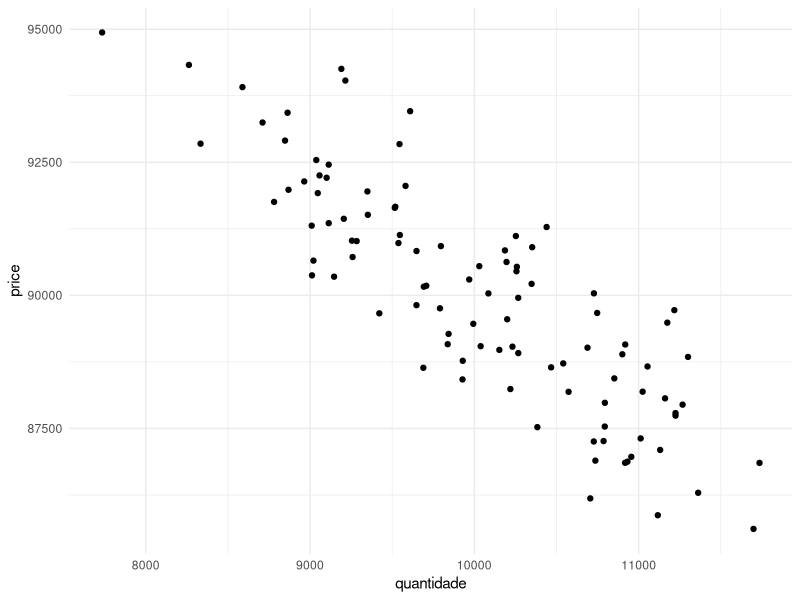
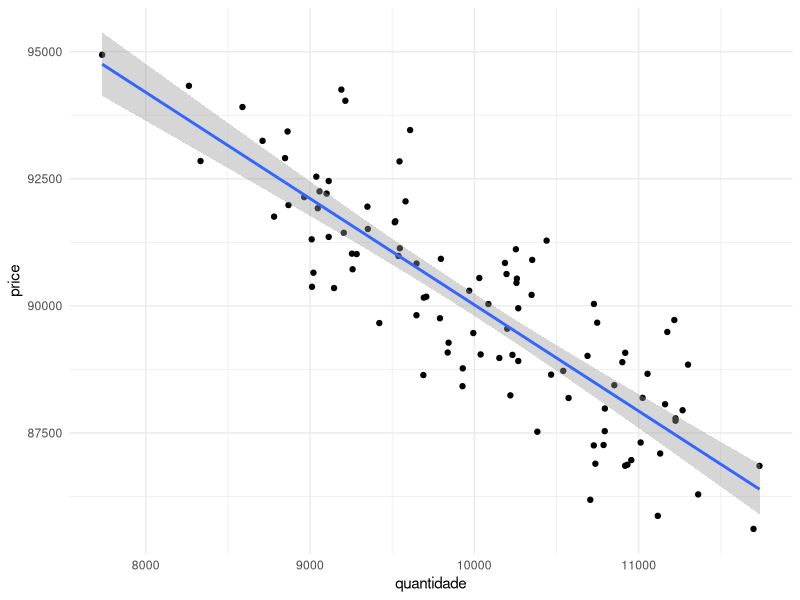
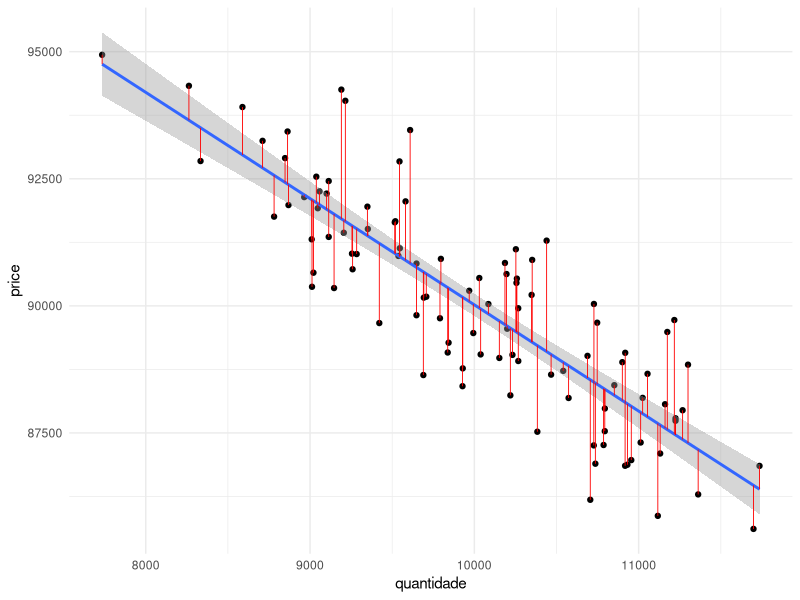
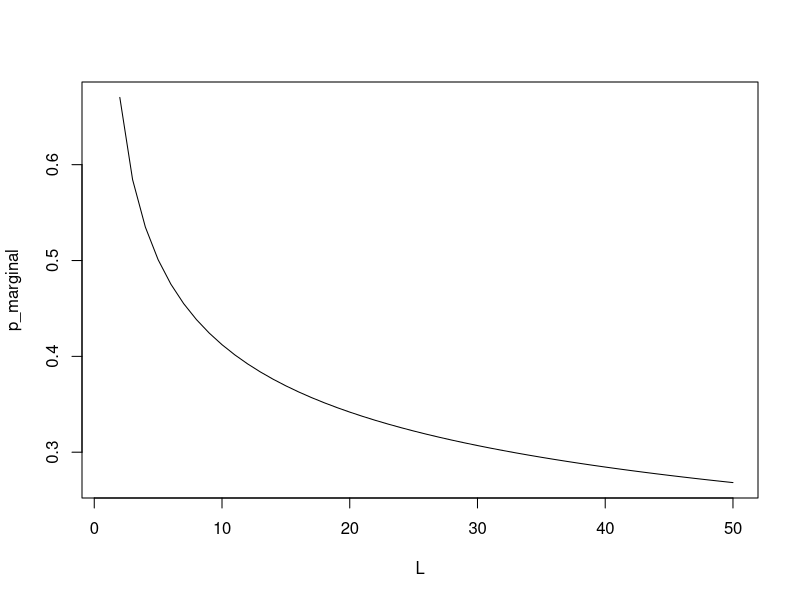
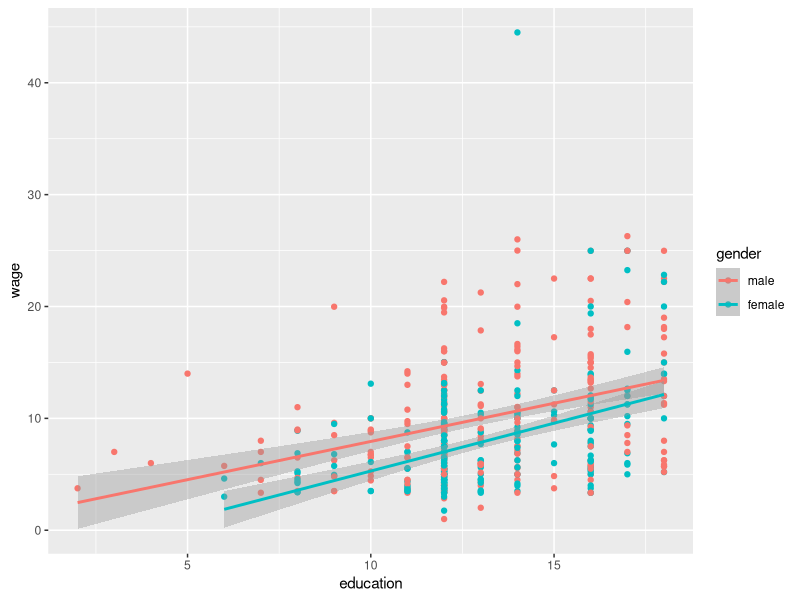

The R script that drew these images, in order:
## ---- chunk 1
knitr::opts_chunk$set(echo = TRUE,
                      include = T,
                      warning = F,
                      message = F,
                      fig.width = 5,
                      fig.height = 3)
library(tidyverse)
library(lubridate)
## ---- chunk 2
set.seed(3)
df <- tibble(quantidade = rnorm(100,mean = 10000,sd = 1000),
       price = 100000 - 2*quantidade + rnorm(100,mean = 10000,sd = 1000))

modelo <- lm(price ~ quantidade,df)

df$fit <- modelo$fitted.values

g1 <- df %>%
ggplot(aes(quantidade,price)) +
  geom_point() +
  theme_minimal()
g1
## ---- chunk 3
g2 <- g1 +
  geom_smooth(method = "lm")
g2
## ---- chunk 4
g2 +
  geom_segment(aes(x=quantidade, 
                   xend=quantidade, 
                   y=fit, 
                   yend=price), 
               size=0.3,
               colour = "red")
## ---- chunk 5
# install.packages('AER')
# install.packages('caret')
## ---- chunk 6
library(AER)
library(caret)

## ---- chunk 7
data('CPS1985')
## ---- chunk 8
head(CPS1985)[,1:5]
## ---- chunk 9
modelo <- train(wage ~ # Variavel Exógena
                  education, # Variavel endógena
                method = "lm", # Linear Model
                data = CPS1985) # Base de dados

## ---- chunk 10
summary(modelo)
## ---- chunk 11
library(broom)
summary(modelo) %>% tidy()
## ---- chunk 12
summary(modelo) %>% tidy()
## ---- chunk 13
summary(modelo) %>% glance()
## ---- chunk 14
modelo <- train(log(wage) ~ log(education),
      method = "lm",
      data = CPS1985)
## ---- chunk 15
summary(modelo) %>% broom::tidy()
## ---- chunk 16
set.seed(2)
df <- tibble(
  L = rnorm(100,mean = 10,sd = 5),
  Y = L^2 + rnorm(100,mean = 10,sd = 5)
)

lm(log(Y) ~ log(L),df)
## ---- chunk 17
L <- 1:50
## ---- chunk 18
produto <- 3.01 + L^0.74
## ---- chunk 19
p_marginal <- produto - lag(produto)
## ---- chunk 20
plot(L,p_marginal,type = "l")
## ---- chunk 21
modelo <- train(wage ~ education + experience,
      method = "lm",
      data = CPS1985)
## ---- chunk 22
summary(modelo) %>% broom::tidy()
## ---- chunk 23
summary(modelo) %>% broom::glance()
## ---- chunk 24
# Gender é uma variavel categorica
modelo <- train(wage ~ education + gender, 
      method = "lm",
      data = CPS1985)
## ---- chunk 25
summary(modelo) %>% broom::tidy()
## ---- chunk 26
CPS1985 %>%
  ggplot(aes(education,wage,colour = gender)) +
  geom_point() +
  geom_smooth(method = "lm")
## ---- chunk 27
modelo <- train(gender ~ wage + education + experience, 
      method = "glm",
      family = "binomial",
      data = CPS1985)
## ---- chunk 28
summary(modelo)
## ---- chunk 29
previsao <-predict(modelo,newdata = CPS1985)
## ---- chunk 30
table(previsao,CPS1985[,"gender"])
## ---- chunk 31
modelo <- lm(wage ~ education,
                method = "lm",
                data = CPS1985)
library(lmtest) # Pacote de testes
## ---- chunk 32
bgtest(modelo)
## ---- chunk 33
ncvTest(modelo)
## ---- chunk 34
shapiro.test(modelo$residuals)
